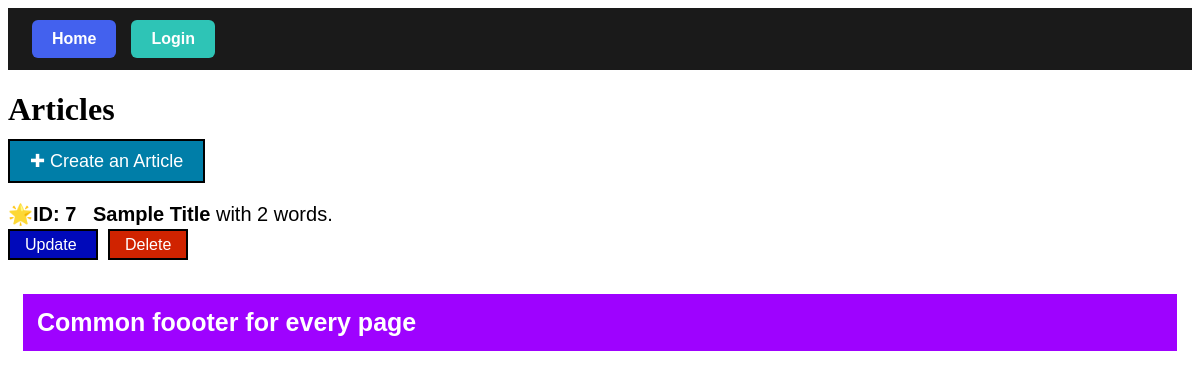
The app's page /articles/, older data.
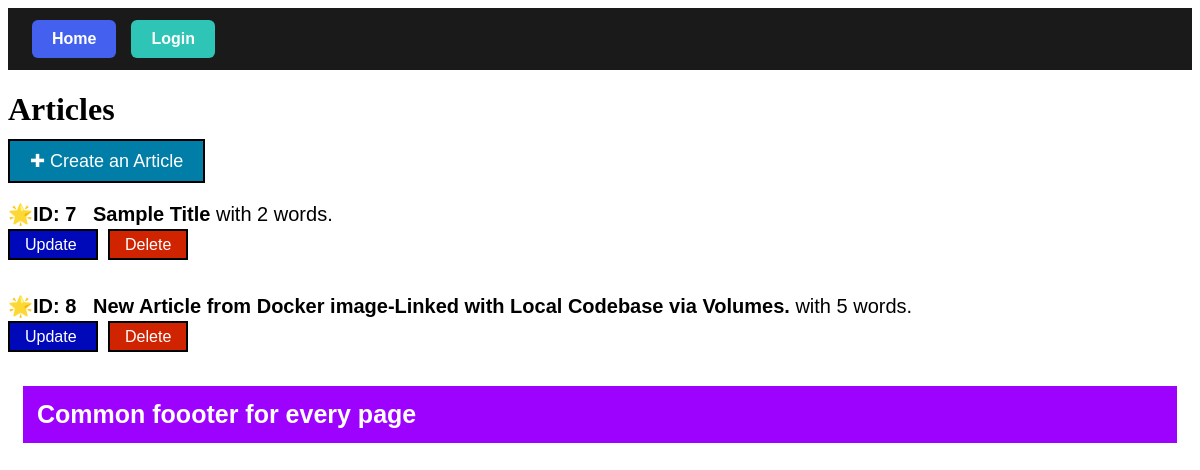
The same page, newer data.
### app/models.py (models this page shows, shortened)
class Article(models.Model):
    title = models.CharField(max_length=100)
    content = models.TextField(blank=True, default="")
    wordCount = models.IntegerField(blank=True, default="")
    twitterPost = models.TextField(blank=True, default="")
    status = models.CharField(
        max_length=20,
        choices=ARTICLE_STATUS,
        default='draft',
    )
    createdAt = models.DateTimeField(auto_now_add=True)
    updatedAt = models.DateTimeField(auto_now=True)
    creator = models.ForeignKey(
        settings.AUTH_USER_MODEL,related_name='articles', on_delete=models.CASCADE) # Creates a creator_ID field in the Articles table

### app/views.py (the view)
# urls.py: path("", ArticleListView.as_view(), name = 'home'),
class ArticleListView(ListView):
    template_name = 'app/home.html'
    model = Article
    context_object_name = "articles"

### templates/app/home.html
{% extends 'app/base.html' %} {% block content %}
<h1>Articles</h1>
<div style="margin-bottom: 30px">
  <a
    href="{% url 'createArticle' %}"
    style="
      border: 2px solid black;
      text-decoration: none;
      font-size: 18px;
      font-family: sans-serif;
      padding: 10px 20px;
      background-color: rgb(0, 126, 168);
      color: white;
    "
  >
    ✚ Create an Article
  </a>
</div>
{% if articles %}
<ul style="list-style-type: none; padding: 0">
  {% for article in articles %}
  <div style="margin-bottom: 40px">
    <li style="font-size: 20px; font-family: sans-serif; margin-bottom: 10px">
      🌟<strong
        >ID: {{ article.id }}&nbsp;&nbsp;&nbsp;{{ article.title }}</strong
      >
      with {{ article.wordCount }} word{{ article.wordCount | pluralize }}.
    </li>
    <a
      href="{% url 'updateArticle' pk=article.id %}"
      style="
        border: 2px solid black;
        text-decoration: none;
        font-family: sans-serif;
        padding: 5px 15px;
        background-color: rgb(0, 9, 186);
        color: white;
        margin-right: 10px;
      "
    >
      Update
    </a>
    <a
      href="{% url 'deleteArticle' pk=article.id %}"
      style="
        border: 2px solid black;
        text-decoration: none;
        font-family: sans-serif;
        padding: 5px 15px;
        background-color: rgb(208, 35, 0);
        color: white;
      "
    >
      Delete
    </a>
  </div>
  {% endfor %}
</ul>
{% else %}
<p>You have no Articles to Show !</p>
{% endif %} {% endblock content %}

Row changes from the older to the newer data that the page shows:
added Article: id "8", title "New Article from Docker image-Linked with Local Codebase via Volumes.", wordCount "5", wordCount|pluralize "s"
